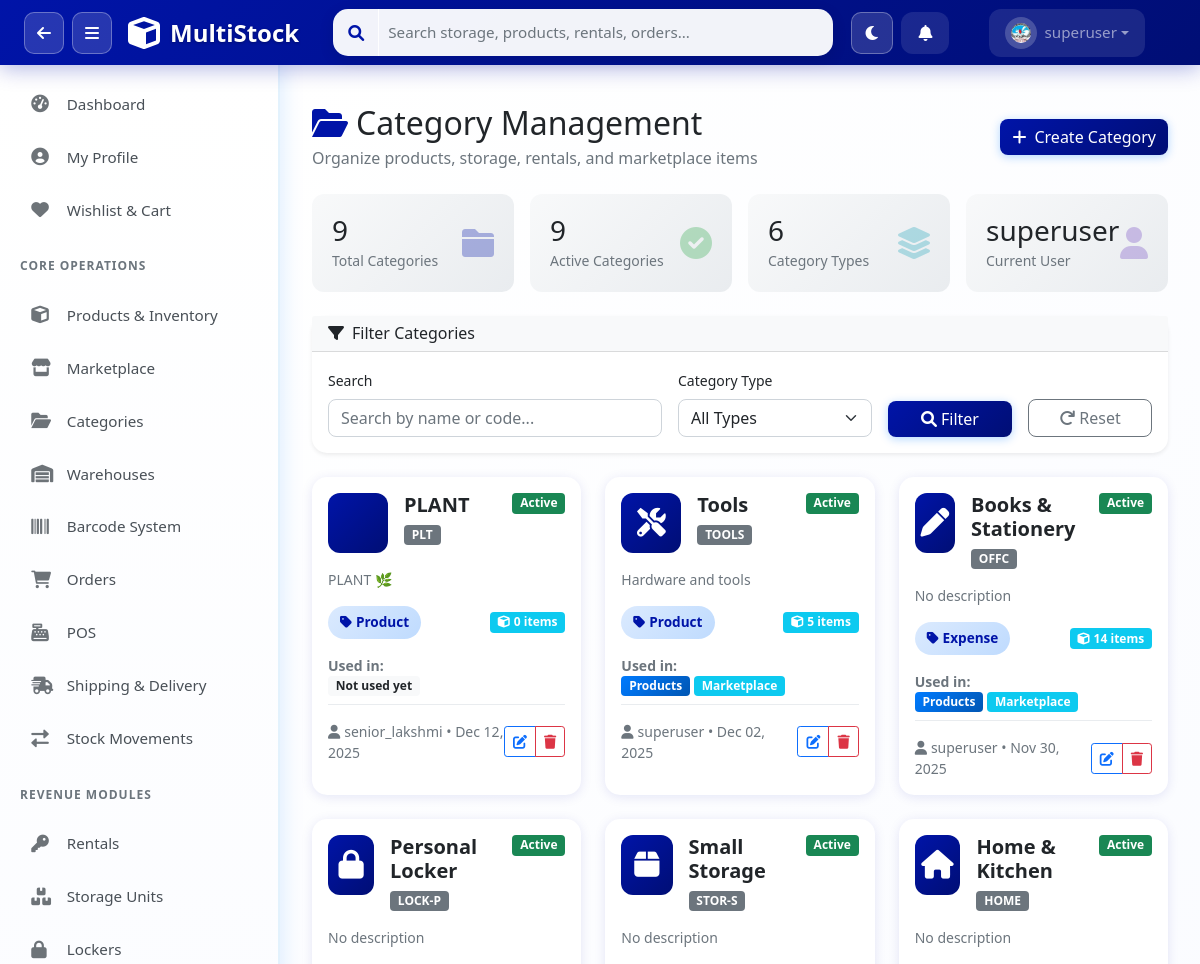
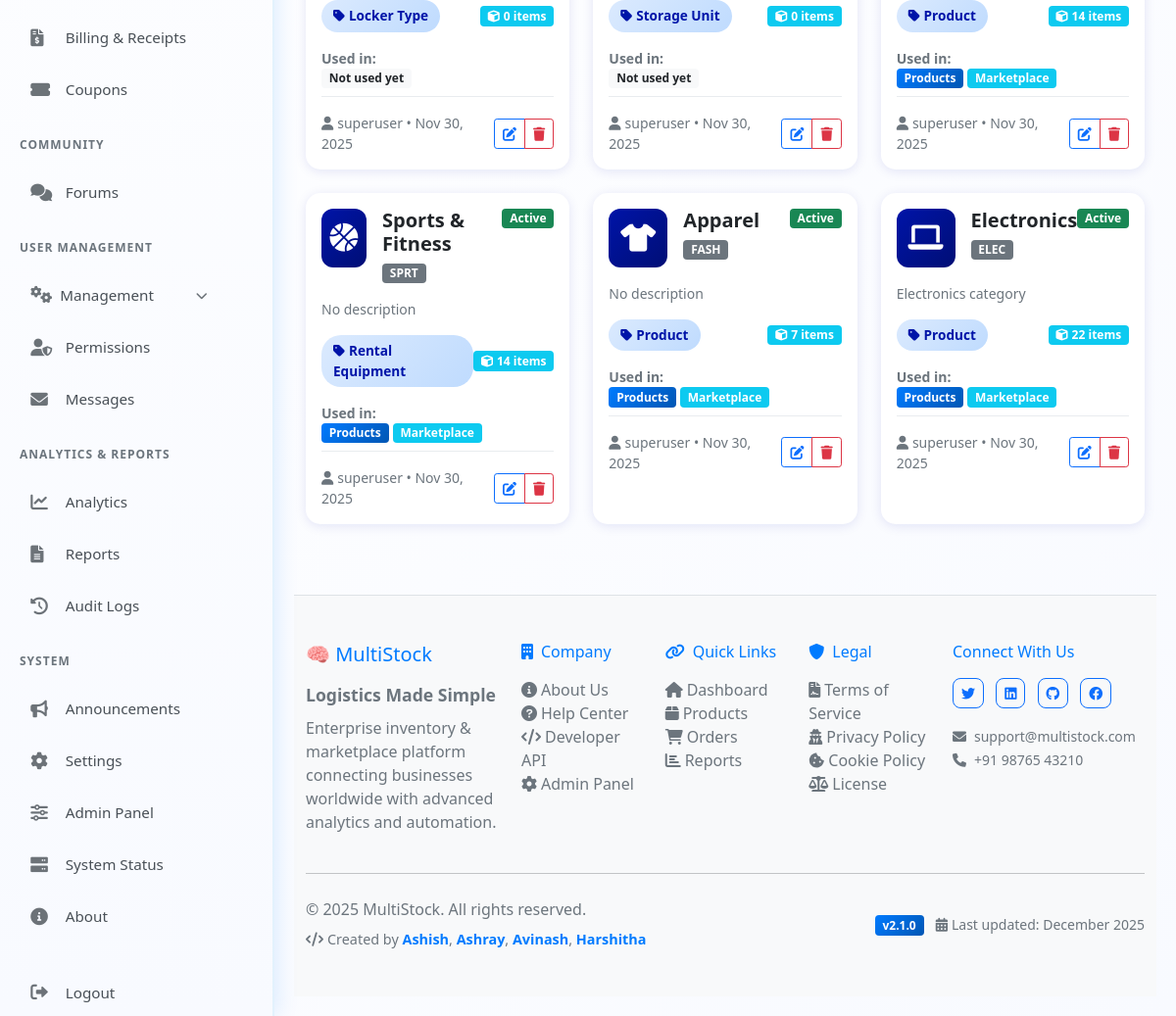
/categories/ (signed in), run on the app's committed database (2 pictures, top to bottom).
### apps/users/models.py (models this page shows, shortened)
class UserProfile(models.Model):
    ROLE_CHOICES = [
        ('superadmin', 'SuperAdmin'),
        ('admin', 'Admin'),
        ('manager', 'Manager'),
        ('staff', 'Staff'),
        ('customer', 'Customer'),
    ]
    user = models.OneToOneField(User, on_delete=models.CASCADE, related_name='profile')
    role = models.CharField(max_length=20, choices=ROLE_CHOICES, default='staff')
    phone = models.CharField(max_length=20, blank=True)
    department = models.CharField(max_length=100, blank=True)
    employee_id = models.CharField(max_length=50, blank=True, unique=True, null=True)
    avatar = models.ImageField(upload_to='avatars/', blank=True, null=True)
    avatar_url = models.CharField(max_length=500, blank=True, null=True)
    bio = models.TextField(blank=True)
    is_active = models.BooleanField(default=True)
    last_login_ip = models.GenericIPAddressField(blank=True, null=True)
    created_at = models.DateTimeField(auto_now_add=True)
    updated_at = models.DateTimeField(auto_now=True)
    class Meta:
        app_label = 'users'
        verbose_name = 'User Profile'
        verbose_name_plural = 'User Profiles'

### apps/categories/models.py (models this page shows)
class Category(models.Model):
    CATEGORY_TYPES = [
        ('product', 'Product'),
        ('storage', 'Storage Unit'),
        ('locker', 'Locker Type'),
        ('marketplace', 'Marketplace'),
        ('rental', 'Rental Equipment'),
        ('expense', 'Expense'),
    ]
    STATUS_CHOICES = [
        ('active', 'Active'),
        ('inactive', 'Inactive'),
    ]
    name = models.CharField(max_length=200)
    code = models.CharField(max_length=50, unique=True)
    category_type = models.CharField(max_length=20, choices=CATEGORY_TYPES)
    icon = models.CharField(max_length=50, default='fa-folder')
    description = models.TextField(blank=True)
    status = models.CharField(max_length=10, choices=STATUS_CHOICES, default='active')
    created_by = models.ForeignKey(User, on_delete=models.SET_NULL, null=True)
    created_at = models.DateTimeField(auto_now_add=True)
    updated_at = models.DateTimeField(auto_now=True)
    class Meta:
        verbose_name_plural = 'Categories'
        ordering = ['-created_at']
    def __str__(self):
        return f"{self.name} ({self.get_category_type_display()})"

### apps/categories/views.py (the view)
# urls.py: path('', views.category_list, name='list'),
@login_required
@require_role('superadmin', 'admin', 'supervisor', 'staff')
def category_list(request):
    from goods.models import ListModel as Product
    from rentals.models import RentalItem
    from storage.models import StorageUnit
    from lockers.models import Locker
    from django.db.models import Count, Q
    categories = Category.objects.all()
    search = request.GET.get('search', '')
    if search:
        categories = categories.filter(name__icontains=search) | categories.filter(code__icontains=search)
    cat_type = request.GET.get('type', '')
    if cat_type:
        categories = categories.filter(category_type=cat_type)
    for category in categories:
        category.used_in_products = Product.objects.filter(goods_class=category.name, is_delete=False).exists()
        try:
            category.used_in_rentals = RentalItem.objects.filter(category=category).exists()
            rental_count = RentalItem.objects.filter(category=category).count()
        except:
            category.used_in_rentals = False
            rental_count = 0
        try:
            category.used_in_storage = StorageUnit.objects.filter(unit_type=category.name).exists()
            storage_count = StorageUnit.objects.filter(unit_type=category.name).count()
        except:
            category.used_in_storage = False
            storage_count = 0
        category.used_in_marketplace = Product.objects.filter(goods_class=category.name, is_delete=False).exists()
        try:
            category.used_in_lockers = Locker.objects.filter(locker_type=category.name).exists()
            locker_count = Locker.objects.filter(locker_type=category.name).count()
        except:
            category.used_in_lockers = False
            locker_count = 0
        category.usage_count = (
            Product.objects.filter(goods_class=category.name, is_delete=False).count() +
            rental_count + storage_count + locker_count
        )
    paginator = Paginator(list(categories), 20)
    page = request.GET.get('page', 1)
    categories = paginator.get_page(page)
    context = {
        'categories': categories,
        'category_types': Category.CATEGORY_TYPES,
        'search': search,
        'selected_type': cat_type,
    }
    return render(request, 'categories/list.html', context)

### apps/permissions/context_processors.py (called while the page is built)
def user_permissions(request):
    if not request.user.is_authenticated:
        return {'user_role': 'guest', 'permissions': {}}
    user_role = get_user_role(request.user)
    permissions = PERMISSION_MATRIX.get(user_role, {})
    return {
        'user_role': user_role,
        'permissions': permissions,
    }

### templates/categories/list.html (shortened to what this page needs)
{% extends 'base.html' %}
{% block content %}
<div class="container-fluid py-4">
    <div class="d-flex justify-content-between align-items-center mb-4">
        <div>
            <h2 class="mb-1"><i class="fas fa-folder-open me-2" style="color:var(--zaffre)"></i>Category Management</h2>
            <p class="text-muted mb-0">Organize products, storage, rentals, and marketplace items</p>
        </div>
        <a href="{% url 'categories:create' %}" class="btn btn-primary"><i class="fas fa-plus me-2"></i>Create Category</a>
    </div>
    <div class="row g-3 mb-4">
        <div class="col-md-3">
            <div class="stats-card">
                <div class="d-flex justify-content-between align-items-center">
                    <div>
                        <h3 class="mb-0">{{ categories.paginator.count }}</h3>
                        <small class="text-muted">Total Categories</small>
                    </div>
                    <i class="fas fa-folder fa-2x" style="color:var(--zaffre);opacity:0.3"></i>
                </div>
            </div>
        </div>
        <div class="col-md-3">
            <div class="stats-card">
                <div class="d-flex justify-content-between align-items-center">
                    <div>
                        <h3 class="mb-0">{{ categories|length }}</h3>
                        <small class="text-muted">Active Categories</small>
                    </div>
                    <i class="fas fa-check-circle fa-2x" style="color:#28a745;opacity:0.3"></i>
                </div>
            </div>
        </div>
        <div class="col-md-3">
            <div class="stats-card">
                <div class="d-flex justify-content-between align-items-center">
                    <div>
                        <h3 class="mb-0">6</h3>
                        <small class="text-muted">Category Types</small>
                    </div>
                    <i class="fas fa-layer-group fa-2x" style="color:#17a2b8;opacity:0.3"></i>
                </div>
            </div>
        </div>
        <div class="col-md-3">
            <div class="stats-card">
                <div class="d-flex justify-content-between align-items-center">
                    <div>
                        <h3 class="mb-0">{{ user.username }}</h3>
                        <small class="text-muted">Current User</small>
                    </div>
                    <i class="fas fa-user fa-2x" style="color:#6f42c1;opacity:0.3"></i>
                </div>
            </div>
        </div>
    </div>
    <div class="card mb-4 shadow-sm" style="border:none;border-radius:15px">
        <div class="card-header bg-light">
            <h6 class="mb-0"><i class="fas fa-filter me-2"></i>Filter Categories</h6>
        </div>
        <div class="card-body">
            <form method="get" class="row g-3">
                <div class="col-md-5">
                    <label class="form-label small">Search</label>
                    <input type="text" name="search" class="form-control" placeholder="Search by name or code..." value="{{ search }}">
                </div>
                <div class="col-md-3">
                    <label class="form-label small">Category Type</label>
                    <select name="type" class="form-select">
                        <option value="">All Types</option>
                    </select>
                </div>
                <div class="col-md-2 d-flex align-items-end">
                    <button type="submit" class="btn btn-primary w-100"><i class="fas fa-search me-1"></i>Filter</button>
                </div>
                <div class="col-md-2 d-flex align-items-end">
                    <a href="{% url 'categories:list' %}" class="btn btn-outline-secondary w-100"><i class="fas fa-redo me-1"></i>Reset</a>
                </div>
            </form>
        </div>
    </div>
    <div class="row g-4">
        {% for category in categories %}
        <div class="col-md-6 col-lg-4">
            <div class="card category-card h-100">
                <div class="card-body">
                    <div class="d-flex align-items-start mb-3">
                        <div class="category-icon me-3"><i class="fas {{ category.icon }}"></i></div>
                        <div class="flex-grow-1">
                            <h5 class="mb-1 fw-bold">{{ category.name }}</h5>
                            <span class="badge bg-secondary">{{ category.code }}</span>
                        </div>
                        <span class="badge {% if category.status == 'active' %}bg-success{% else %}bg-danger{% endif %}">{{ category.get_status_display }}</span>
                    </div>
                    <p class="text-muted small mb-3">{{ category.description|default:"No description"|truncatewords:20 }}</p>
                    <div class="d-flex justify-content-between align-items-center mb-3">
                        <span class="type-badge" style="background:linear-gradient(135deg,#dbeafe,#bfdbfe);color:var(--zaffre)">
                            <i class="fas fa-tag me-1"></i>{{ category.get_category_type_display }}
                        </span>
                        <span class="badge bg-info" title="Used in modules">
                            <i class="fas fa-cube me-1"></i>{{ category.usage_count|default:0 }} items
                        </span>
                    </div>
                    <div class="mb-2">
                        <small class="text-muted d-block"><strong>Used in:</strong></small>
                        <div class="d-flex flex-wrap gap-1">
                            {% if category.used_in_products %}<span class="badge bg-primary">Products</span>{% endif %}
                            {% if category.used_in_marketplace %}<span class="badge bg-info">Marketplace</span>{% endif %}
                            {% if not category.used_in_products and not category.used_in_rentals and not category.used_in_storage and not category.used_in_marketplace and not category.used_in_lockers %}
                            <span class="badge bg-light text-dark">Not used yet</span>
                            {% endif %}
                        </div>
                    </div>
                    <div class="d-flex justify-content-between align-items-center pt-3" style="border-top:1px solid #e9ecef">
                        <small class="text-muted"><i class="fas fa-user me-1"></i>{{ category.created_by.username }} • {{ category.created_at|date:"M d, Y" }}</small>
                        <div class="btn-group btn-group-sm">
                            <a href="{% url 'categories:edit' category.id %}" class="btn btn-outline-primary" title="Edit"><i class="fas fa-edit"></i></a>
                            <button onclick="deleteCategory({{ category.id }}, '{{ category.name }}')" class="btn btn-outline-danger" title="Delete"><i class="fas fa-trash"></i></button>
                        </div>
                    </div>
                </div>
            </div>
        </div>
        {% endfor %}
    </div>
</div>
{% endblock %}

### templates/components/navbar_actions.html (shortened to what this page needs)
<div class="navbar-nav d-flex align-items-center">
    <button class="btn btn-link text-white me-2 px-3 py-2 position-relative"
        style="border-radius: 12px; background: rgba(255,255,255,0.1); transition: all 0.3s ease;" title="Notifications"
        onclick="toggleNotifications()" id="notificationBtn">
        <i class="fas fa-bell" id="notificationIcon"></i>
    </button>
    <div class="nav-item dropdown">
        <a class="nav-link dropdown-toggle d-flex align-items-center" href="#" role="button" data-bs-toggle="dropdown"
            style="background: rgba(255,255,255,0.1); border-radius: 12px; padding: 8px 16px; transition: all 0.3s ease;">
            <div class="me-2"
                style="background: rgba(255,255,255,0.2); padding: 6px; border-radius: 50%; width: 32px; height: 32px; display: flex; align-items: center; justify-content: center;">
                {% with avatar_url=user.customer_profile.avatar_url|default:user.profile.avatar_url|default:'' %}
                    {% if avatar_url %}
                    <img src="{{ avatar_url }}" id="navbarUserPhoto" onerror="this.style.display='none';this.nextElementSibling.style.display='flex';"
                    style="width: 20px; height: 20px; border-radius: 50%; object-fit: cover;">
                    {% else %}
                    <i class="fas fa-user" style="font-size: 0.9rem;" id="navbarUserIcon"></i>
                    {% endif %}
                {% endwith %}
            </div>
            <span style="font-weight: 500;">{{ user.username }}</span>
        </a>
    </div>
</div>

### static/css/multistock.css (style rules this page uses)
.card { box-shadow: 0 0.125rem 0.25rem rgba(0, 0, 0, 0.075); }
.card { border: none; box-shadow: 0 4px 20px rgba(0, 123, 255, 0.08); background: white; border-radius: 12px; border-top: 3px solid #007bff; transition: all 0.3s ease; }
.btn-primary { background: linear-gradient(135deg, #007bff 0%, #0056b3 100%); border: none; border-radius: 8px; box-shadow: 0 2px 10px rgba(0, 123, 255, 0.3); transition: all 0.3s ease; }
body { background: linear-gradient(135deg, #ffffff 0%, #f8faff 100%); }
.bg-primary { background: linear-gradient(135deg, #007bff 0%, #0056b3 100%) !important; }

### static/css/sidebar.css (style rules this page uses)
.nav-item, .nav-header { display: flex; align-items: center; padding: 0.85rem 1.2rem; color: #495057; text-decoration: none; transition: all 0.3s ease; cursor: pointer; border-radius: 10px; margin: 3px 12px; font-weight: 500; font-size: 0.95rem; }
body { display: flex; flex-direction: column; min-height: 100vh; }

### templates/categories/list.html (style rules this page uses)
:root { --zaffre:#0014A8;--zaffre-dark:#000E75 }
.category-card { border:none;border-radius:15px;box-shadow:0 2px 12px rgba(0,20,168,0.1);transition:all 0.3s;overflow:hidden }
.category-icon { width:60px;height:60px;border-radius:12px;background:linear-gradient(135deg,var(--zaffre),var(--zaffre-dark));color:#fff;display:flex;align-items:center;justify-content:center;font-size:1.8rem }
.btn-primary { background:linear-gradient(135deg,var(--zaffre),var(--zaffre-dark));border:none }
.stats-card { border-radius:12px;padding:20px;background:linear-gradient(135deg,#f8f9fa,#e9ecef) }
.type-badge { padding:6px 12px;border-radius:20px;font-size:0.85rem;font-weight:600 }

### templates/base.html (style rules this page uses)
.btn { border-radius: 8px; font-weight: 500; }
.form-control, .form-select { border-radius: 8px; }

### data on the page
UserProfile: avatar_url (picture)
Category: name "PLANT", code "PLT", status "Active", description "PLANT 🌿", category_type "Product", usage_count "0", shows "Not used yet", created_by.username "senior_lakshmi", created_at "Dec 12, 2025"
Category: name "Tools", code "TOOLS", status "Active", description "Hardware and tools", category_type "Product", usage_count "5", shows "Products", shows "Marketplace", created_by.username "superuser", created_at "Dec 02, 2025"
Category: name "Books & Stationery", code "OFFC", status "Active", description "No description", category_type "Expense", usage_count "14", shows "Products", shows "Marketplace", created_by.username "superuser", created_at "Nov 30, 2025"
Category: name "Personal Locker", code "LOCK-P", status "Active", description "No description", category_type "Locker Type", usage_count "0", shows "Not used yet", created_by.username "superuser", created_at "Nov 30, 2025"
Category: name "Small Storage", code "STOR-S", status "Active", description "No description", category_type "Storage Unit", usage_count "0", shows "Not used yet", created_by.username "superuser", created_at "Nov 30, 2025"
Category: name "Home & Kitchen", code "HOME", status "Active", description "No description", category_type "Product", usage_count "14", shows "Products", shows "Marketplace", created_by.username "superuser", created_at "Nov 30, 2025"
Category: name "Sports & Fitness", code "SPRT", status "Active", description "No description", category_type "Rental Equipment", usage_count "14", shows "Products", shows "Marketplace", created_by.username "superuser", created_at "Nov 30, 2025"
Category: name "Apparel", code "FASH", status "Active", description "No description", category_type "Product", usage_count "7", shows "Products", shows "Marketplace", created_by.username "superuser", created_at "Nov 30, 2025"
Category: name "Electronics", code "ELEC", status "Active", description "Electronics category", category_type "Product", usage_count "22", shows "Products", shows "Marketplace", created_by.username "superuser", created_at "Nov 30, 2025"

### other printed values
{{ user.username }} "superuser"
{{ categories.paginator.count }} "9"
{{ categories|length }} "9"
